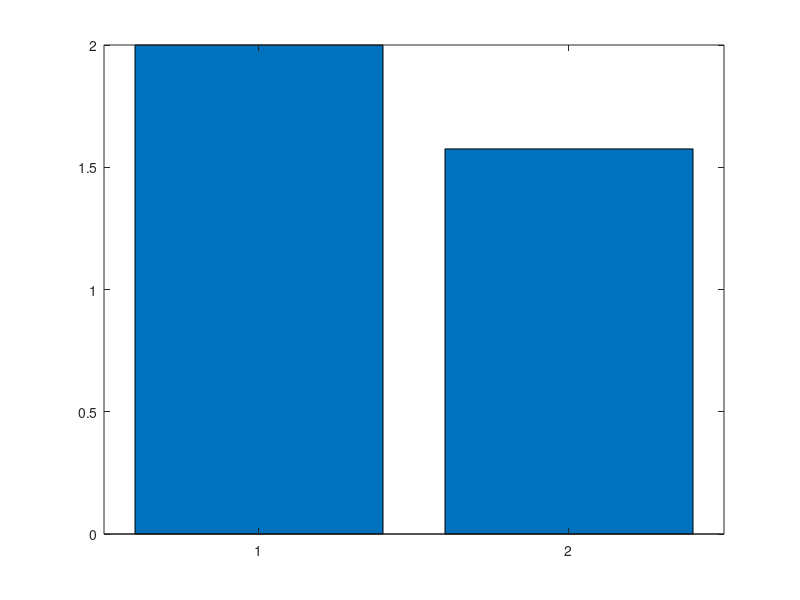

Write MATLAB code to recreate this figure.
function compareClinical

outcomes = [...
    1; %HUP68
    1.3; %HUP70
    2; %HUP78
    1.7; %HUP86
    1; %HUP107
    1.3; %HUP111
    1; %HUP116
    4; %Study22
    3]; %Study28

vary = [...
    0; %HUP68
    1; %HUP70
    1; %HUP78
    1; %HUP86
    1; %HUP107
    1; %HUP111
    0; %HUP116
    1; %Study22
    1]; %Study 28

preIcDiff = [...
    0; %HUP68
    1; %HUP70
    1; %HUP78
    1; %HUP86
    0; %HUP107
    1; %HUP111
    0; %HUP116
    0; %Study22
    0]; %Study 28

bar([mean(outcomes(vary==0)),mean(outcomes(vary==1))])
    
[p,h,stats] = ranksum(outcomes(vary==0),outcomes(vary==1))

bar([mean(outcomes(preIcDiff==0)),mean(outcomes(preIcDiff==1))])
    
[p,h,stats] = ranksum(outcomes(preIcDiff==0),outcomes(preIcDiff==1))



end